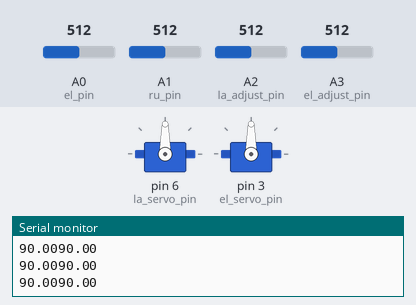
Bench run of a sketch on a simulated Arduino Uno, built with avr-gcc and run on an emulated ATmega328P. On the bench: 2 × servo, the last lines printed to the serial monitor. Inputs (shaded band) come from the test bench; at power-on: A0 (el_pin) = 512, A1 (ru_pin) = 512, A3 (el_adjust_pin) = 512, A2 (la_adjust_pin) = 512.

Above: at 1.2 s.
1.3 s: A0 (el_pin) set to 716
At 2.4 s:
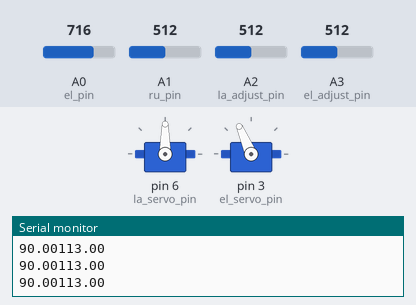
2.8 s: A1 (ru_pin) set to 716
At 3.4 s:
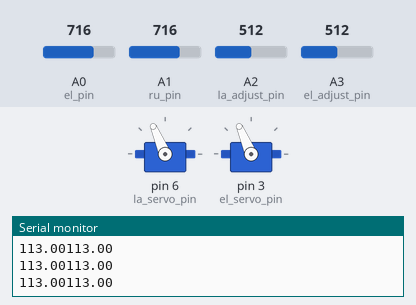
4.3 s: A3 (el_adjust_pin) set to 716
At 5.5 s:
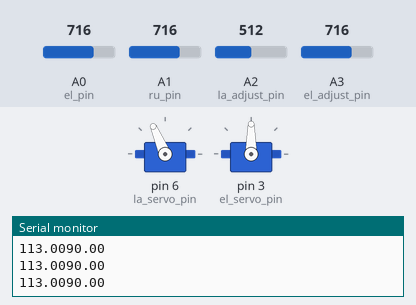
5.8 s: A2 (la_adjust_pin) set to 306
At 6.4 s:
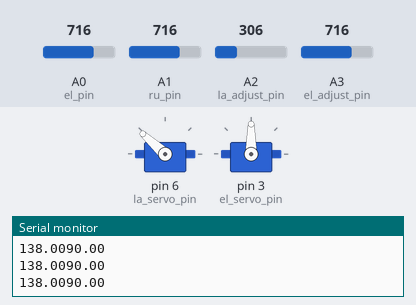
7.3 s: A0 (el_pin) set to 992
At 8.5 s:
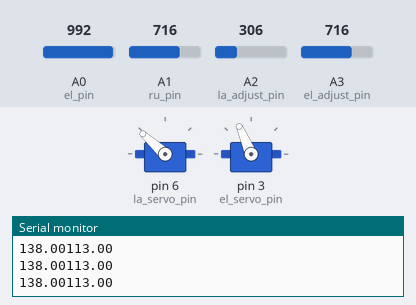
8.8 s: A1 (ru_pin) set to 992
At 9.6 s:
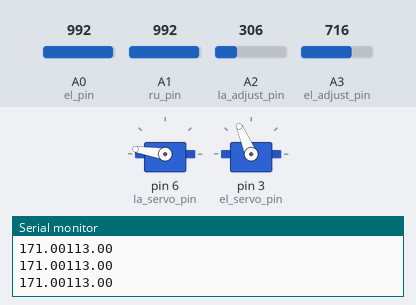
Timing chart, 0 to 11.3 s (numbered marks = the images above; inputs shaded):
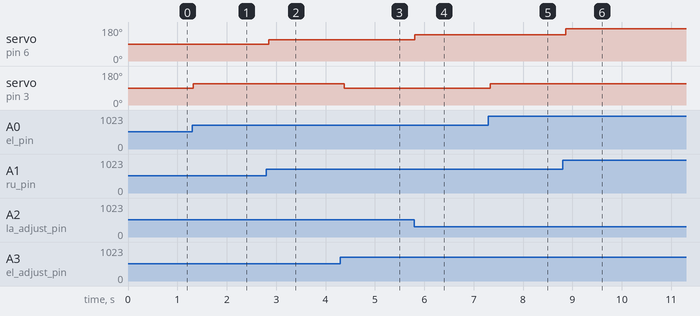

The sketch:

fly-by-wire_steering_system.ino
```cpp
/*このコードを何かに役立てようとしている人へ
このコードは人力飛行機という飛行機を動かすために作った試作品です。
基本的な関数、map、analogReadなどの関数を使用しておりサーボモータの動作内容もわかりやすくしています。
初心者向けのコードがたくさんあるのでうまく使ってください。
しかし一部コードを書き替えているので何か実践的に使用する場合は使用するモータや可変抵抗に合わせてコードを
書き直したり試行錯誤して使ってみてください。すべてのモータ、可変抵抗に合わせて作ったものでないのでこのコード
を使用して危険が生じても作者および共同開発者は責任を持ちませんので注意してください。
ではよい電子工作ライフを！！
CrisisAntares
*/
/*To those who are trying to make use of this code for something!
This code is a prototype that I made to run an airplane called a human-powered plane.
It uses basic functions, map, analogRead, and other functions to make it easy to understand what the servo motors do.
There is a lot of code for beginners, so please use it well.
However, some of the code has been rewritten, so if you want to use it in a practical way, please rewrite the code to fit the motor and variable resistor you are using, or use trial and error. Please note that the author and co-developers are not responsible for any danger caused by using this code, as it is not designed for all motors and variable resistors.
Have a good electronics building life!

Translated with www.DeepL.com/Translator (free version)
CrisisAntares*/
#include <Servo.h>

Servo servoel;
Servo servola;

#define la_servo_pin 6
#define el_servo_pin 3
#define la_adjust_pin A2
#define el_adjust_pin A3

float ru_trim; // sonomama
float el_trim; // sonomama

const int ru_pin = A1;        // inpin1
const int el_pin = A0;        // inpin2
float ru_operate, el_operate; // p,p1

float ru_adjust, el_adjust; // state,state1

float ru_trim_data, el_trim_data; // duration,duration1

float ru_data, el_data; // str1,str
double prev_ru, prev_el, ru_error, el_error;

void setup()
{
  Serial.begin(115200);
  pinMode(la_adjust_pin, INPUT);
  pinMode(el_adjust_pin, INPUT);
  pinMode(ru_data, INPUT);
  pinMode(el_data, INPUT);
  servola.attach(la_servo_pin);
  servoel.attach(el_servo_pin);
}

void loop()
{
  ru_adjust = analogRead(la_adjust_pin);
  el_adjust = analogRead(el_adjust_pin);
  ru_trim_data = analogRead(ru_pin);
  el_trim_data = analogRead(el_pin);
  ru_data = map(ru_adjust, 0, 1023, -60, 60);
  el_data = map(el_adjust, 0, 1023, -60, 60);
  ru_operate = map(ru_adjust, 0, 1023, 30, 150);
  el_operate = map(el_adjust, 0, 1023, 30, 150);
  ru_trim = map(ru_trim_data, 0, 1023, 30, 150);
  el_trim = map(el_trim_data, 0, 1023, 30, 150);

  ru_trim = ru_trim - ru_data;
  el_trim = el_trim - el_data;
  // N
  if (ru_trim >= (ru_operate - 10) && ru_trim <= (ru_operate + 10))
  {
    ru_trim = ru_operate;
  }
  if (el_trim >= (el_operate - 10) && el_trim <= (el_operate + 10))
  {
    el_trim = el_operate;
  }

  servola.write(ru_trim);
  servoel.write(el_trim);
  Serial.print(ru_trim);
  Serial.println(el_trim);
  delay(100);
}
```

Measured:
- after the input at 1.3 s, servo on pin 3 (el_servo_pin): 90° → 113° at once
- after the input at 2.8 s, servo on pin 6 (la_servo_pin): 90° → 113° after 0.05 s
- after the input at 4.3 s, servo on pin 3 (el_servo_pin): 113° → 90° after 0.08 s
- after the input at 5.8 s, servo on pin 6 (la_servo_pin): 113° → 138° at once
- after the input at 7.3 s, servo on pin 3 (el_servo_pin): 90° → 113° at once
- after the input at 8.8 s, servo on pin 6 (la_servo_pin): 138° → 171° after 0.07 s
